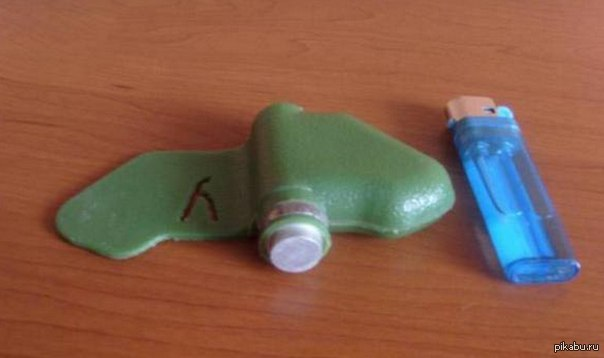
#> input picture Uploads/Images/1414685127_576220426.jpg, 604 x 358 px; its folder holds only this picture in this run
$ python test.py
#> lines starting #> are read from the running program, lines starting #| are printed output that depends on the picture; after the words box and inside, x2 and y2 are one past the last pixel; in counts of white or black regions, pixels touching at a corner belong together
import cv2
import numpy as np
import os

# Эталонные характеристики изображения
reference_features = {
    "Area": 43361.0,
    "Perimeter": 1000.2884466648102,
    "Centroid": (211, 195),
    "Aspect Ratio": 1.0888888888888888,
    "Extent": 0.5462459057697153,
    "Orientation": 49.4031982421875,
    "Eccentricity": 0.8891642679384879,
    "Solidity": 0.8701611446689812,
    "Hu Moments": np.array([2.37865238e-01, 2.71729529e-02, 5.13667984e-04, 1.31447244e-04,
                             2.53728770e-08, 1.10352095e-05, 2.28660741e-08])
}

folder_path = 'Uploads/Images'
result_folder = 'Results/Test_contour'

# Проверка наличия директории для результатов, создание если не существует
if not os.path.exists(result_folder):
    os.makedirs(result_folder)

# Получение списка файлов в папке
files = os.listdir(folder_path)

# Фильтрация списка файлов, чтобы оставить только изображения
image_files = [file for file in files if file.lower().endswith(('.png', '.jpg', '.jpeg', '.bmp', '.gif', '.tiff'))]
features_list = []

# Обработка каждого изображения
for index, filename in enumerate(image_files):
    img_path = os.path.join(folder_path, filename)
    img = cv2.imread(img_path)
#> img is the input picture: shape (358, 604, 3); mean B, G, R 73, 92.7, 133.8
    img = cv2.resize(img, (400, 400))
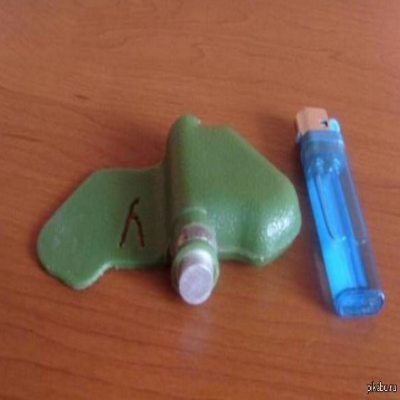
#> img: shape (400, 400, 3); mean B, G, R 72.9, 92.6, 133.7
    new_img = np.zeros(img.shape, dtype='uint8')

    img = cv2.GaussianBlur(img, (11, 11), 0)
    img = cv2.cvtColor(img, cv2.COLOR_BGR2GRAY)
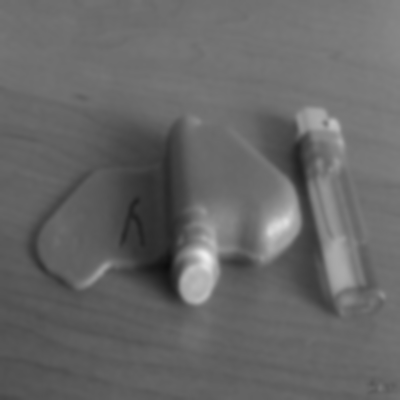
#> img: shape (400, 400); min 13, max 239, mean 102.6
    img = cv2.Canny(img, 90, 100)
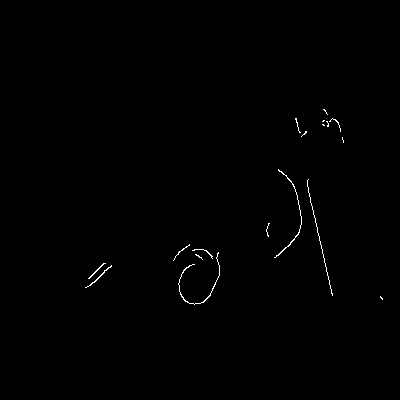
#> img: shape (400, 400); 0.39% white in thin lines or dots, all inside (x1, y1, x2, y2) = (85, 109, 383, 305)

    kernel = np.ones((2, 2), np.uint8)
    img = cv2.dilate(img, kernel, iterations=1)
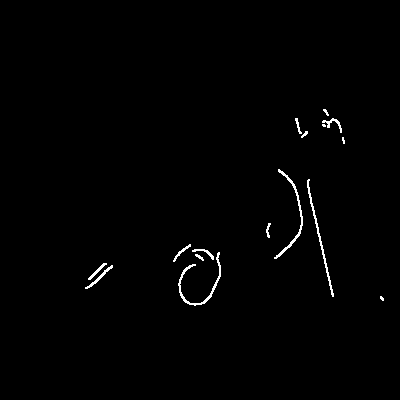
#> img: shape (400, 400); 0.86% white in thin lines or dots, all inside (x1, y1, x2, y2) = (85, 109, 384, 306)
    img = cv2.erode(img, kernel, iterations=1)
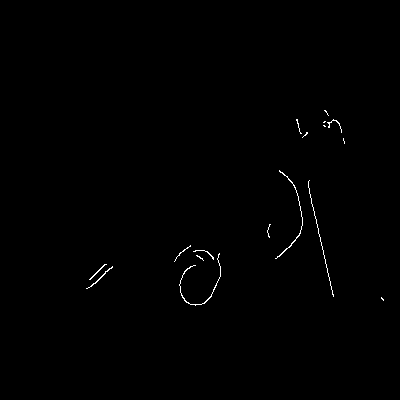
#> img: shape (400, 400); 0.4% white in thin lines or dots, all inside (x1, y1, x2, y2) = (86, 110, 384, 306)

    con, hir = cv2.findContours(img, cv2.RETR_LIST, cv2.CHAIN_APPROX_NONE)
#> con = 17 contours, 15 with area under 20; largest, box (x1, y1, x2, y2) and area: (275, 170, 303, 259) 30, (179, 253, 221, 306) 26; hir = 17 rows, first 6: [1, -1, -1, -1], [2, 0, -1, -1], [3, 1, -1, -1], [4, 2, -1, -1], [5, 3, -1, -1], [6, 4, -1, -1]
    cv2.drawContours(new_img, con, -1, (0, 0, 255), 1)

    # Сохранение каждого изображения с контурами
    save_path = os.path.join(result_folder, f'test_contour_{index}.png')
    cv2.imwrite(save_path, new_img)

    # Отображение обработанного изображения
    # cv2.imshow('Picture to be recognized', new_img)
    # cv2.waitKey(1)  # Ждем 1 мс или до нажатия клавиши

    # Перебор контуров и извлечение характеристик
    for contour in con:
        area = cv2.contourArea(contour)
        perimeter = cv2.arcLength(contour, True)
        M = cv2.moments(contour)
        cx = int(M["m10"] / M["m00"]) if M["m00"] != 0 else 0
        cy = int(M["m01"] / M["m00"]) if M["m00"] != 0 else 0
        x, y, w, h = cv2.boundingRect(contour)
        aspect_ratio = w / h
        rect_area = w * h
        extent = area / rect_area
        if len(contour) >= 5:
            (x, y), (MA, ma), angle = cv2.fitEllipse(contour)
            eccentricity = np.sqrt(1 - (MA / ma) ** 2) if ma != 0 else 0
        else:
            angle, eccentricity = 0, 0

        convex_hull_area = cv2.contourArea(cv2.convexHull(contour))
        solidity = area / convex_hull_area if convex_hull_area != 0 else 0
        HuMoments = cv2.HuMoments(M).flatten()

        # Сохранение характеристик в список
        features_list.append({
            "Area": area,
            "Perimeter": perimeter,
            "Centroid": (cx, cy),
            "Aspect Ratio": aspect_ratio,
            "Extent": extent,
            "Orientation": angle,
            "Eccentricity": eccentricity,
            "Solidity": solidity,
            "Hu Moments": HuMoments
        })
#> this loop made 17 passes
#> (area, perimeter, cx, cy, w, h) on pass 5: (25.5, 253.9, 196, 288, 42, 53)
#> (area, perimeter, cx, cy, w, h) on pass 10: (30, 223.3, 288, 220, 28, 89)
#> after the loop, features_list = 17 items

# Функция для сравнения двух наборов признаков
def compare_features(feat1, feat2):
    # Сравнение Hu Moments с использованием корреляции
    hu_distance = cv2.matchShapes(feat1['Hu Moments'], feat2['Hu Moments'], 1, 0.0)

    # Вы можете добавить другие метрики сравнения, если это необходимо
    # Например, сравнение площадей
    area_difference = abs(feat1['Area'] - feat2['Area'])

    # Вы можете выбрать пороговое значение для этих метрик
    # Здесь пример с произвольными значениями
    is_similar = hu_distance < 0.1 and area_difference < 1000
    return is_similar

# Сравнение и вывод результатов
for features in features_list:
    is_similar = compare_features(reference_features, features)
    print("Этот контур похож на эталонный:", is_similar)

    # Вывод детальной информации, если контур похож
    if is_similar:
        print("Детали контура:")
        print("Площадь:", features["Area"])
        print("Периметр:", features["Perimeter"])
        print("Центроид:", features["Centroid"])
        print("Аспектное соотношение:", features["Aspect Ratio"])
        print("Протяженность:", features["Extent"])
        print("Ориентация:", features["Orientation"])
        print("Эксцентриситет:", features["Eccentricity"])
        print("Твердость:", features["Solidity"])
        print("Hu Moments:", features["Hu Moments"])
#> this loop made 17 passes
#> (hu_distance in compare_features, area_difference in compare_features) on passes 1 to 12: (8.43, 43359), (10.56, 43342.5), (10.03, 43346), (2.04, 43357.5), (2.97, 43335.5), (0, 43352.5), (2.27, 43355.5), (0, 43359.5), (5.63, 43360), (0, 43331), (1.8e+308, 43361), (35.49, 43358)
#| Этот контур похож на эталонный: False
#| Этот контур похож на эталонный: False
#| Этот контур похож на эталонный: False
#| Этот контур похож на эталонный: False
#| Этот контур похож на эталонный: False
#| Этот контур похож на эталонный: False
#| Этот контур похож на эталонный: False
#| Этот контур похож на эталонный: False
#> (further printed lines are left out)


# [105 lines of commented-out code are left out]

$ run again, on Uploads/Images/PFM-1_10.jpeg
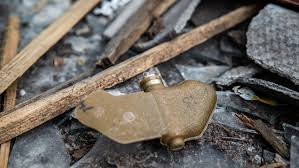
#> input picture Uploads/Images/PFM-1_10.jpeg, 299 x 168 px
#> img is the input picture: shape (168, 299, 3); mean B, G, R 95.6, 102.1, 108.2
#> `img = cv2.erode(img, kernel, iterations=1)`:
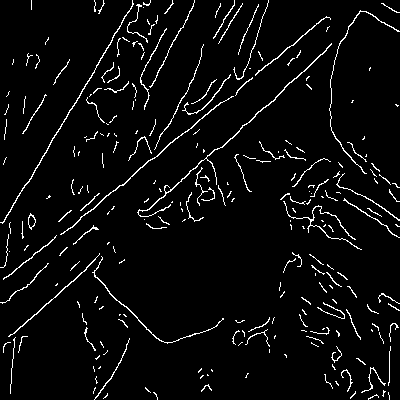
#> img: shape (400, 400); 4.4% white in thin lines or dots
#> con = 248 contours, 226 with area under 20; largest, box (x1, y1, x2, y2) and area: (137, 43, 332, 217) 168, (0, 0, 134, 224) 126, (60, 96, 234, 235) 124, (92, 256, 224, 344) 76, (8, 253, 100, 337) 72; hir = 248 rows, first 6: [1, -1, -1, -1], [2, 0, -1, -1], [3, 1, -1, -1], [4, 2, -1, -1], [5, 3, -1, -1], [6, 4, -1, -1]
#> `cv2.drawContours(new_img, con, -1, (0, 0, 255), 1)`:
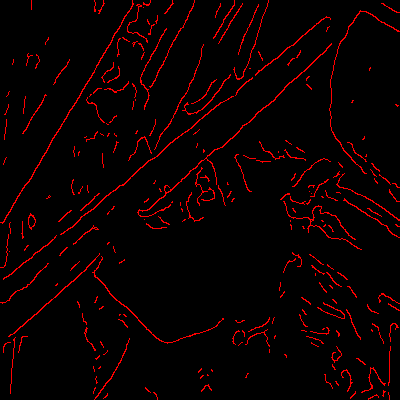
#> new_img: shape (400, 400, 3); mean of channels 0, 1, 2 0, 0, 11.3; drawn as B, G, R
#> the loop `for contour in con:` made 248 passes
#> (area, perimeter, cx, cy, w, h) on passes 19, 34: (21, 120.2, 374, 380, 25, 26), (29, 151, 110, 375, 36, 62)
#> the loop `for features in features_list:` made 248 passes
#| Этот контур похож на эталонный: False
#| Этот контур похож на эталонный: False
#| Этот контур похож на эталонный: False
#| Этот контур похож на эталонный: False
#| Этот контур похож на эталонный: False
#> (further printed lines are left out)

$ run again, on Uploads/Images/PFM-1_12.jpg
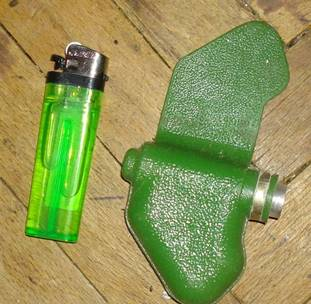
#> input picture Uploads/Images/PFM-1_12.jpg, 311 x 304 px
#> img is the input picture: shape (304, 311, 3); mean B, G, R 87.3, 150.4, 144.1
#> `img = cv2.erode(img, kernel, iterations=1)`:
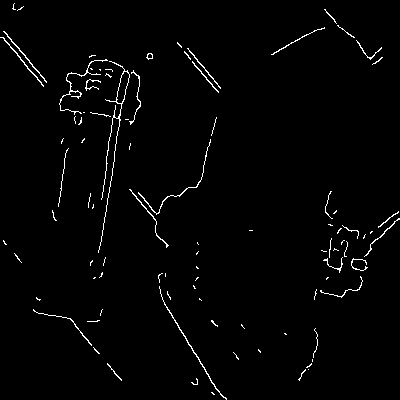
#> img: shape (400, 400); 1.7% white in thin lines or dots
#> con = 94 contours, 79 with area under 20; largest, box (x1, y1, x2, y2) and area: (98, 61, 130, 253) 259, (116, 71, 130, 104) 230, (159, 286, 227, 400) 58, (59, 59, 108, 115) 43, (3, 31, 47, 83) 42; hir = 94 rows, first 6: [1, -1, -1, -1], [2, 0, -1, -1], [3, 1, -1, -1], [4, 2, -1, -1], [5, 3, -1, -1], [6, 4, -1, -1]
#> `cv2.drawContours(new_img, con, -1, (0, 0, 255), 1)`:
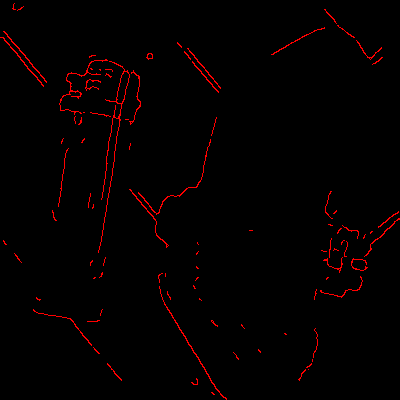
#> new_img: shape (400, 400, 3); mean of channels 0, 1, 2 0, 0, 4.4; drawn as B, G, R
#> the loop `for contour in con:` made 94 passes
#> (area, perimeter, cx, cy, w, h) on pass 22: (58, 282.7, 194, 353, 68, 114)
#> the loop `for features in features_list:` made 94 passes
#| Этот контур похож на эталонный: False
#| Этот контур похож на эталонный: False
#| Этот контур похож на эталонный: False
#| Этот контур похож на эталонный: False
#| Этот контур похож на эталонный: False
#> (further printed lines are left out)

$ run again, on Uploads/Images/2251A0DC-D210-406C-87C9-C76C5BB38EF9.jpeg
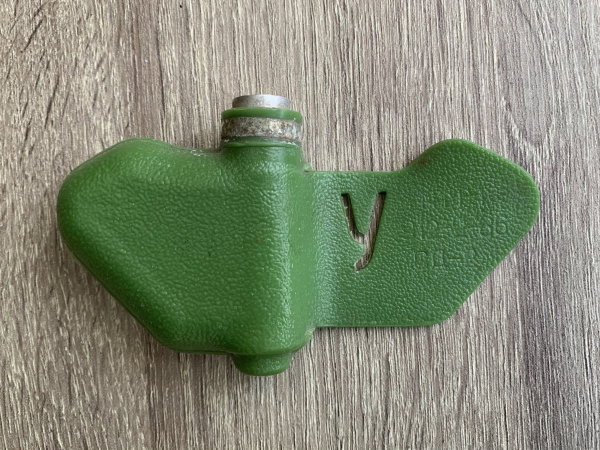
#> input picture Uploads/Images/2251A0DC-D210-406C-87C9-C76C5BB38EF9.jpeg, 1200 x 899 px (shown at 1/2 size)
#> img is the input picture: shape (899, 1200, 3); mean B, G, R 118.3, 138.9, 132
#> `img = cv2.Canny(img, 90, 100)`:
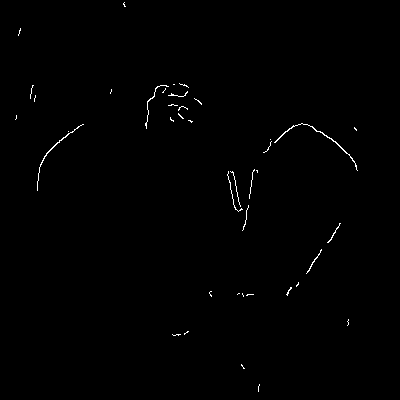
#> img: shape (400, 400); 0.5% white in thin lines or dots, all inside (x1, y1, x2, y2) = (15, 2, 358, 392)
#> `img = cv2.erode(img, kernel, iterations=1)`:
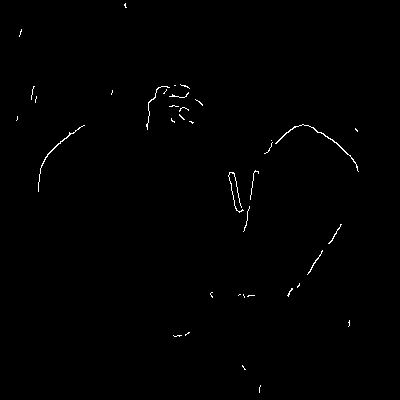
#> img: shape (400, 400); 0.51% white in thin lines or dots, all inside (x1, y1, x2, y2) = (16, 3, 359, 393)
#> con = 38 contours, 36 with area under 20; largest, box (x1, y1, x2, y2) and area: (275, 124, 359, 172) 52, (38, 125, 85, 192) 31; hir = 38 rows, first 6: [1, -1, -1, -1], [2, 0, -1, -1], [3, 1, -1, -1], [4, 2, -1, -1], [5, 3, -1, -1], [6, 4, -1, -1]
#> the loop `for contour in con:` made 38 passes
#> (area, perimeter, cx, cy, w, h) on passes 20 to 21: (31, 182.7, 57, 145, 47, 67), (51.5, 229.5, 318, 140, 84, 48)
#> the loop `for features in features_list:` made 38 passes
#| Этот контур похож на эталонный: False
#| Этот контур похож на эталонный: False
#| Этот контур похож на эталонный: False
#| Этот контур похож на эталонный: False
#| Этот контур похож на эталонный: False
#> (further printed lines are left out)
